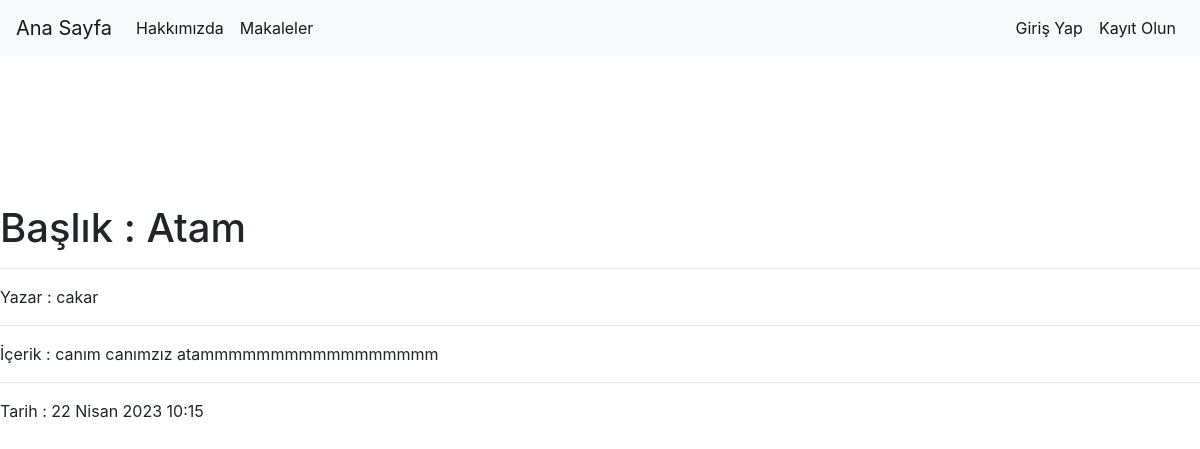
Page /articles/article/4 on the committed database.
### article/models.py (models this page shows, shortened)
class Article(models.Model):
    author = models.ForeignKey(
        "auth.User", on_delete=models.CASCADE, verbose_name="Yazar")
    title = models.CharField(max_length=50, verbose_name="Başlık")
    content = models.TextField(verbose_name="İçerik")
    created_date = models.DateTimeField(
        auto_now_add=True, verbose_name="Oluşturulma Tarihi")

### article/views.py (the view)
# urls.py: path("article/<int:id>",views.detail, name ="detail")
def detail(request, id):
    article = Article.objects.filter(id=id).first() # sadece kullanıcının yazdığı makaleleri getirir
    return render(request, "article/detail.html", {"article": article})

### templates/article/detail.html
{% extends "article/layout.html" %}
{% block body %}
    {% if article %}
        <h1> Başlık : {{ article.title }}</h1>
        <hr>
        <p> Yazar : {{ article.author }}</p>
        <hr>
        <p> İçerik : {{ article.content }}</p>
        <hr>
        <p> Tarih : {{ article.created_date }}</p>
    {% else %}
     <div class="alert alert-danger">
        <h1>Article not found</h1>
        <p>Sorry, the article you are looking for does not exist.</p>
    </div>
    {% endif %}
{% endblock body %}

### rows in the picture
Article: title "Atam", author "cakar", content "canım canımzız atammmmmmmmmmmmmmmmm", created_date "22 Nisan 2023 10:15"
